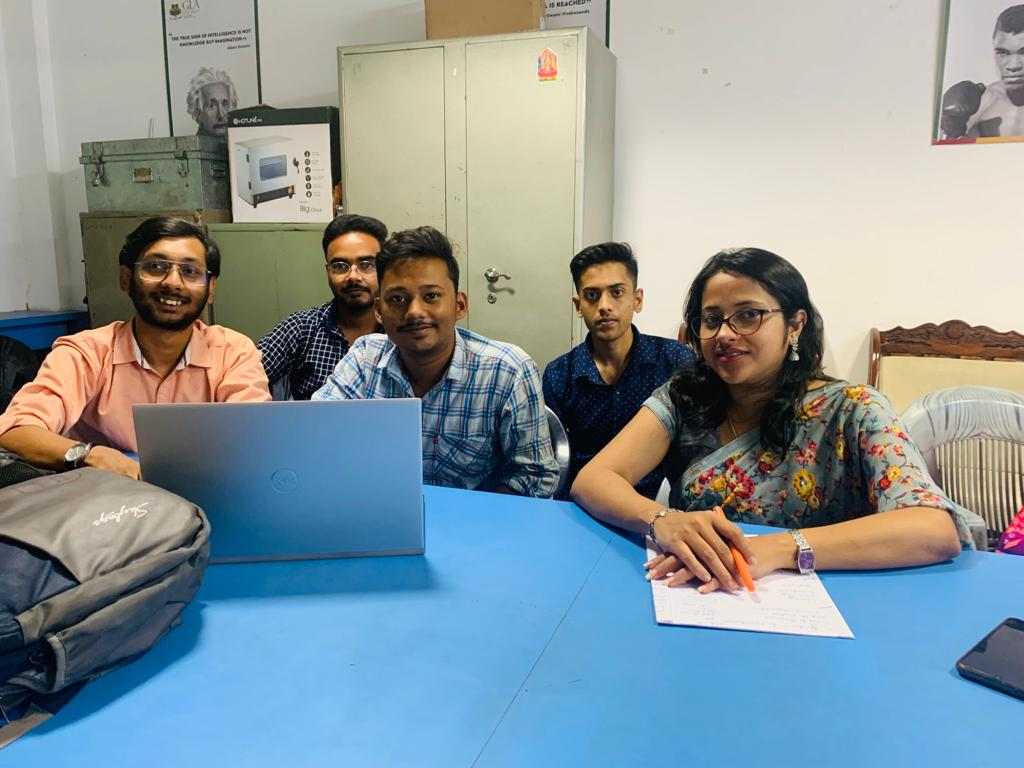
#> input picture Face_Detection/image2.jpeg, 1024 x 768 px
$ python main.py
#> lines starting #> are read from the running program, lines starting #| are printed output that depends on the picture; after the words box and inside, x2 and y2 are one past the last pixel; in counts of white or black regions, pixels touching at a corner belong together
import cv2

face_cascade = cv2.CascadeClassifier('face_detector.xml')
img = cv2.imread('image2.jpeg')
#> img is the input picture: shape (768, 1024, 3); mean B, G, R 153.4, 149.1, 135.6

faces = face_cascade.detectMultiScale(img, 1.1, 4)
#> faces = [[883, 456, 27, 27], [317, 237, 73, 73], [566, 263, 78, 78], [342, 321, 62, 62], [127, 234, 90, 90], [369, 261, 92, 92], [681, 279, 102, 102]]
for (x, y, w, h) in faces:
  cv2.rectangle(img, (x, y), (x+w, y+h), (255, 0, 0), 2)
#> this loop made 7 passes
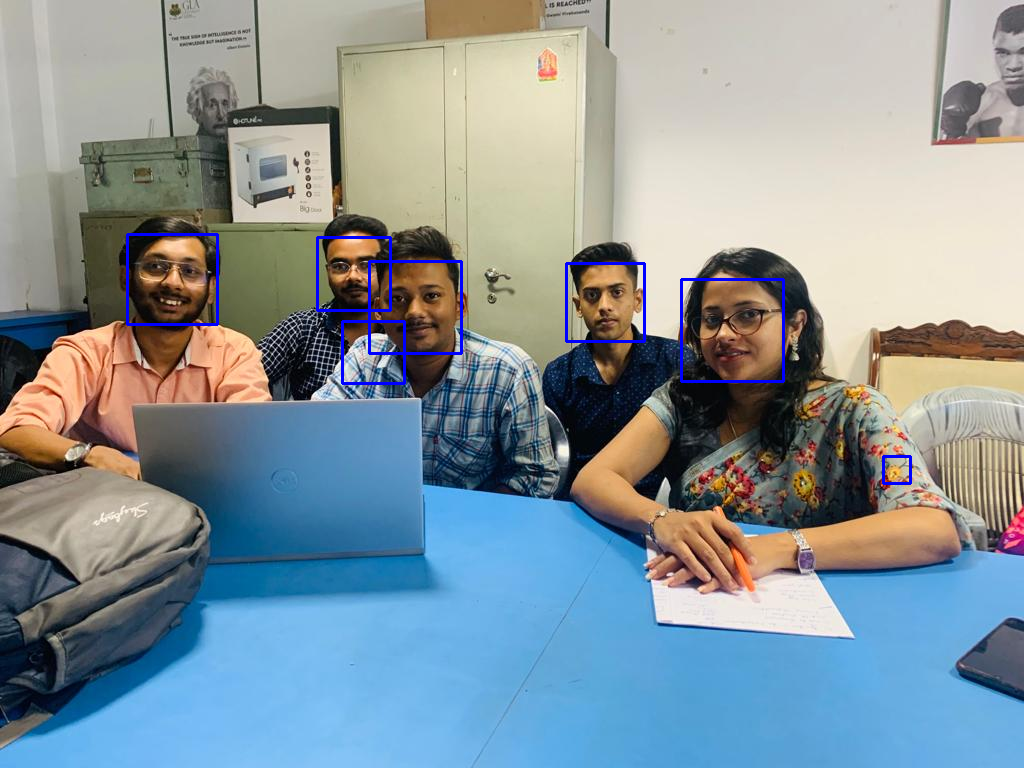
#> img: shape (768, 1024, 3); 0.79% of pixels changed, all inside (x1, y1, x2, y2) = (126, 233, 912, 485)
cv2.imwrite("face_detected2.jpeg", img)
print('Successfully saved')
